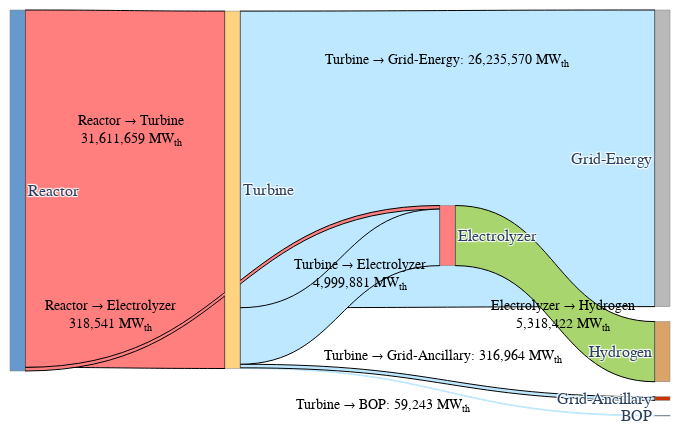

The notebook cell saved with this chart:
### Code cell
import pandas as pd
import plotly.graph_objects as go
import numpy as np

full_color_list = [
    "#6699CD", "#FFD37F", "#FF7F7F", "#6699CD", "#B9B9B9",
    "#CC3300", "#D8A46A", "#663300", "#E86718", "#FFC431", "#A46A4D",
    "#3677CE", "#A8D56D", "#224686", "#29BD9A", "#63C0EF",
    "#036868", "#9B77CB", "#86DED4", "#723193",
    "#5B6EC1", "#62AE9E", "#A6D1FD"
]

# Define colors for different energy types
thermal_color = "#FF7F7F"  # Red for thermal energy
electrical_color = "#BEE8FF"  # Blue for electrical energy
hydrogen_color = "#A8D56D"  # Green for hydrogen

# ------------------------------------------------------------
# 1. Read the data and calculate total flows
# ------------------------------------------------------------
FILE_NAME   = "plotting data.xlsx"
SHEET_NAME  = "Sankey"

df = pd.read_excel(FILE_NAME, sheet_name=SHEET_NAME)

# If the sheet contains multiple rows (e.g. several scenarios or
# time periods) we aggregate by summing; for a single row this
# simply returns that row's values.
totals = df.sum(numeric_only=True)

R2T = totals["R2T"]         # Reactor → Turbine
R2E = totals["R2E"]         # Reactor → Electrolyzer
T2B = totals["T2B"]         # Turbine → BOP
T2E = totals["T2E"]         # Turbine → Electrolyzer
S2G_energy    = totals["energy"]     # Turbine → Grid (energy)
S2G_ancillary = totals["ancillary"]  # Turbine → Grid (ancillary)
E2H = totals["E2H"]         # Electrolyzer → Hydrogen

# ------------------------------------------------------------
# 2. Define Sankey nodes and links
# ------------------------------------------------------------
nodes = [
    "Reactor",          # 0
    "Turbine",          # 1
    "Electrolyzer",     # 2
    "BOP",              # 3
    "Grid-Energy",      # 4
    "Grid-Ancillary",   # 5
    "Hydrogen"          # 6
]

# Reorder sources, targets, values, and colors to draw inflows to Electrolyzer last (on top)
sources = [
    0,  # Reactor → Turbine
    1,  # Turbine → BOP
    1,  # Turbine → Grid-Energy
    1,  # Turbine → Grid-Ancillary
    2,  # Electrolyzer → Hydrogen
    0,  # Reactor → Electrolyzer (inflow to E, draw last)
    1   # Turbine → Electrolyzer (inflow to E, draw last)
]

targets = [
    1,  # Turbine
    3,  # BOP
    4,  # Grid-Energy
    5,  # Grid-Ancillary
    6,  # Hydrogen
    2,  # Electrolyzer
    2   # Electrolyzer
]

values = [
    R2T,
    T2B,
    S2G_energy,
    S2G_ancillary,
    E2H,
    R2E,
    T2E
]

# Assign colors to links based on energy type (in new order)
link_colors = [
    thermal_color,     # R2T: thermal
    electrical_color,  # T2B: electrical
    electrical_color,  # S2G_energy: electrical
    electrical_color,  # S2G_ancillary: electrical
    hydrogen_color,    # E2H: hydrogen
    thermal_color,     # R2E: thermal
    electrical_color   # T2E: electrical
]

# Define link borders: white border only for inflows to Electrolyzer
link_line_colors = ['rgba(0,0,0,0)'] * len(sources)  # Transparent for most
link_line_widths = [0] * len(sources)  # No border for most
# Last two are inflows to E
link_line_colors[-2] = 'white'
link_line_widths[-2] = 2
link_line_colors[-1] = 'white'
link_line_widths[-1] = 2

# ------------------------------------------------------------
# 3. Create labels for the links with values
# ------------------------------------------------------------
def format_value(val):
    """Format value for display with thousands separator - adjust decimal places as needed"""
    if val >= 1000:
        return f"{val:,.0f}"
    elif val >= 100:
        return f"{val:,.1f}"
    else:
        return f"{val:,.2f}"

# Create labels for each link showing the flow value (in new order)
link_labels = [format_value(val) for val in values]

# ------------------------------------------------------------
# 4. Build the Sankey diagram with annotations
# ------------------------------------------------------------
# Select colors for nodes from the full_color_list (first 7 for the 7 nodes)
node_colors = full_color_list[:len(nodes)]

fig = go.Figure(data=[go.Sankey(
    arrangement="snap",
    node=dict(
        label=nodes,
        color=node_colors,  # Assign custom colors to nodes
        pad=15,
        thickness=15,   # Node thickness in pixels
        line=dict(width=0.5, color="gray")
    ),
    link=dict(
        source=sources,
        target=targets,
        value=values,
        color=link_colors,  # Assign colors to links
        line=dict(
            color=link_line_colors,
            width=link_line_widths
        ),
        # Add custom hover text with flow descriptions
        hovertemplate='%{source.label} → %{target.label}<br>Flow: %{value}<extra></extra>'
    )
)])

# ------------------------------------------------------------
# 5. Add text annotations for flow values
# ------------------------------------------------------------
# Updated positions
annotation_positions = [
    # R2T: Reactor → Turbine
    {'x': 0.1, 'y': 0.75, 'text': f'{format_value(R2T)}', 'description': 'Reactor → Turbine'},
    # T2B: Turbine → BOP
    {'x': 0.70, 'y': 0.0, 'text': f'{format_value(T2B)}', 'description': 'Turbine → BOP'},
    # S2G_energy: Turbine → Grid-Energy
    {'x': 0.85, 'y': 0.90, 'text': f'{format_value(S2G_energy)}', 'description': 'Turbine → Grid-Energy'},
    # S2G_ancillary: Turbine → Grid-Ancillary
    {'x': 0.84, 'y': 0.12, 'text': f'{format_value(S2G_ancillary)}', 'description': 'Turbine → Grid-Ancillary'},
    # E2H: Electrolyzer → Hydrogen
    {'x': 0.95, 'y': 0.20, 'text': f'{format_value(E2H)}', 'description': 'Electrolyzer → Hydrogen'},
    # R2E: Reactor → Electrolyzer  
    {'x': 0.05, 'y': 0.20, 'text': f'{format_value(R2E)}', 'description': 'Reactor → Electrolyzer'},
    # T2E: Turbine → Electrolyzer
    {'x': 0.53, 'y': 0.30, 'text': f'{format_value(T2E)}', 'description': 'Turbine → Electrolyzer'}
]

# Add annotations to the figure
annotations = []
for pos in annotation_positions:
    if pos['description'] in ['Reactor → Turbine','Electrolyzer → Hydrogen', 'Reactor → Electrolyzer', 'Turbine → Electrolyzer']:
        annotation_text = f"{pos['description']}<br>{pos['text']} MW<sub>th</sub>"
    else:
        annotation_text = f"{pos['description']}: {pos['text']} MW<sub>th</sub>"
    annotations.append(
        dict(
            x=pos['x'],
            y=pos['y'],
            text=annotation_text,
            showarrow=False,
            font=dict(size=14, color='black', family='Arial'),
            # bgcolor='rgba(255,255,255,0.8)',
            # bordercolor='gray',
            # borderwidth=1,
            # borderpad=2,
            xref='paper',
            yref='paper'
        )
    )

# ------------------------------------------------------------
# 6. Set the figure size and add annotations
# ------------------------------------------------------------
cm_to_px = lambda cm: cm / 2.54 * 96
fig.update_layout(
    width=int(cm_to_px(18)),
    height=int(cm_to_px(11.28)),
    margin=dict(l=10, r=10, t=10, b=10),  # Tight margins, no title
    annotations=annotations,
    font=dict(family='Arial', size=16),
    # Optional: Add a subtle background
    paper_bgcolor='white',
    plot_bgcolor='white'
)

# ------------------------------------------------------------
# 7. Alternative: Add a summary table annotation
# ------------------------------------------------------------
# Create a summary table showing all flows
summary_text = f"""
<b>Energy Flow Summary:</b><br>
Reactor → Turbine: {format_value(R2T)}<br>
Reactor → Electrolyzer: {format_value(R2E)}<br>
Turbine → BOP: {format_value(T2B)}<br>
Turbine → Electrolyzer: {format_value(T2E)}<br>
Turbine → Grid (Energy): {format_value(S2G_energy)}<br>
Turbine → Grid (Ancillary): {format_value(S2G_ancillary)}<br>
Electrolyzer → Hydrogen: {format_value(E2H)}
"""

# Add summary table (uncomment if you want this instead of individual annotations)
# fig.add_annotation(
#     x=0.02,
#     y=0.98,
#     text=summary_text,
#     showarrow=False,
#     font=dict(size=9, color='black'),
    # bgcolor='rgba(240,240,240,0.9)',
#     bordercolor='gray',
#     borderwidth=1,
#     borderpad=5,
#     xref='paper',
#     yref='paper',
#     align='left',
#     valign='top'
# )

# ------------------------------------------------------------
# 8. Show or export the figure
# ------------------------------------------------------------
fig.show()                       # Opens an interactive window
# fig.write_html("sankey_annotated.html")  # Uncomment to save as HTML
fig.write_image("../output/figs/sankey_diagram.pdf")
# ------------------------------------------------------------
# 9. Optional: Print flow summary to console
# ------------------------------------------------------------
print("Energy Flow Summary:")
print(f"Reactor → Turbine: {format_value(R2T)}")
print(f"Reactor → Electrolyzer: {format_value(R2E)}")
print(f"Turbine → BOP: {format_value(T2B)}")
print(f"Turbine → Electrolyzer: {format_value(T2E)}")
print(f"Turbine → Grid (Energy): {format_value(S2G_energy)}")
print(f"Turbine → Grid (Ancillary): {format_value(S2G_ancillary)}")
print(f"Electrolyzer → Hydrogen: {format_value(E2H)}")
print(f"Total reactor output: {format_value(R2T + R2E)}")
print(f"Total turbine output: {format_value(T2B + T2E + S2G_energy + S2G_ancillary)}")

### Figure 1 — Plotly figure (JSON) as saved in the notebook; plotly's stock layout.template omitted (floating-point values rounded to 4 significant figures)
{"data": [{"arrangement": "snap", "link": {"color": ["#FF7F7F", "#BEE8FF", "#BEE8FF", "#BEE8FF", "#A8D56D", "#FF7F7F", "#BEE8FF"], "hovertemplate": "%{source.label} → %{target.label}<br>Flow: %{value}<extra></extra>", "line": {"color": ["rgba(0,0,0,0)", "rgba(0,0,0,0)", "rgba(0,0,0,0)", "rgba(0,0,0,0)", "rgba(0,0,0,0)", "white", "white"], "width": [0, 0, 0, 0, 0, 2, 2]}, "source": [0, 1, 1, 1, 2, 0, 1], "target": [1, 3, 4, 5, 6, 2, 2], "value": [31610000.0, 59240.0, 26240000.0, 317000.0, 5318000.0, 318500.0, 5000000.0]}, "node": {"color": ["#6699CD", "#FFD37F", "#FF7F7F", "#6699CD", "#B9B9B9", "#CC3300", "#D8A46A"], "label": ["Reactor", "Turbine", "Electrolyzer", "BOP", "Grid-Energy", "Grid-Ancillary", "Hydrogen"], "line": {"color": "gray", "width": 0.5}, "pad": 15, "thickness": 15}, "type": "sankey"}], "layout": {"annotations": [{"font": {"color": "black", "family": "Arial", "size": 14}, "showarrow": false, "text": "Reactor → Turbine<br>31,611,659 MW<sub>th</sub>", "x": 0.1, "xref": "paper", "y": 0.75, "yref": "paper"}, {"font": {"color": "black", "family": "Arial", "size": 14}, "showarrow": false, "text": "Turbine → BOP: 59,243 MW<sub>th</sub>", "x": 0.7, "xref": "paper", "y": 0, "yref": "paper"}, {"font": {"color": "black", "family": "Arial", "size": 14}, "showarrow": false, "text": "Turbine → Grid-Energy: 26,235,570 MW<sub>th</sub>", "x": 0.85, "xref": "paper", "y": 0.9, "yref": "paper"}, {"font": {"color": "black", "family": "Arial", "size": 14}, "showarrow": false, "text": "Turbine → Grid-Ancillary: 316,964 MW<sub>th</sub>", "x": 0.84, "xref": "paper", "y": 0.12, "yref": "paper"}, {"font": {"color": "black", "family": "Arial", "size": 14}, "showarrow": false, "text": "Electrolyzer → Hydrogen<br>5,318,422 MW<sub>th</sub>", "x": 0.95, "xref": "paper", "y": 0.2, "yref": "paper"}, {"font": {"color": "black", "family": "Arial", "size": 14}, "showarrow": false, "text": "Reactor → Electrolyzer<br>318,541 MW<sub>th</sub>", "x": 0.05, "xref": "paper", "y": 0.2, "yref": "paper"}, {"font": {"color": "black", "family": "Arial", "size": 14}, "showarrow": false, "text": "Turbine → Electrolyzer<br>4,999,881 MW<sub>th</sub>", "x": 0.53, "xref": "paper", "y": 0.3, "yref": "paper"}], "font": {"family": "Arial", "size": 16}, "height": 426, "margin": {"b": 10, "l": 10, "r": 10, "t": 10}, "paper_bgcolor": "white", "plot_bgcolor": "white", "width": 680}}
